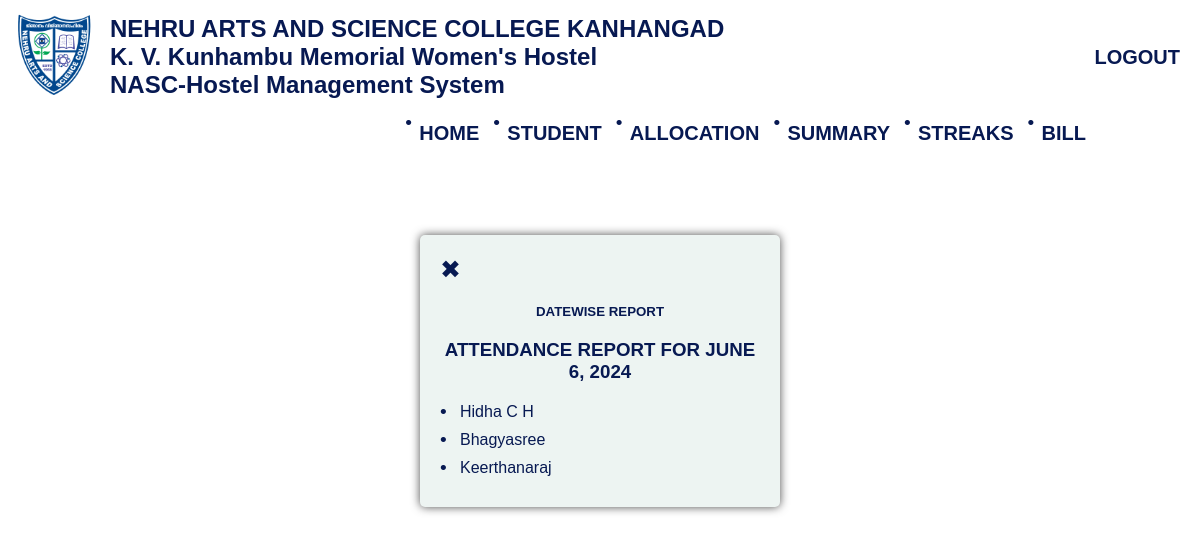
The page /attendance/6/ (signed in) on the database as committed earlier.
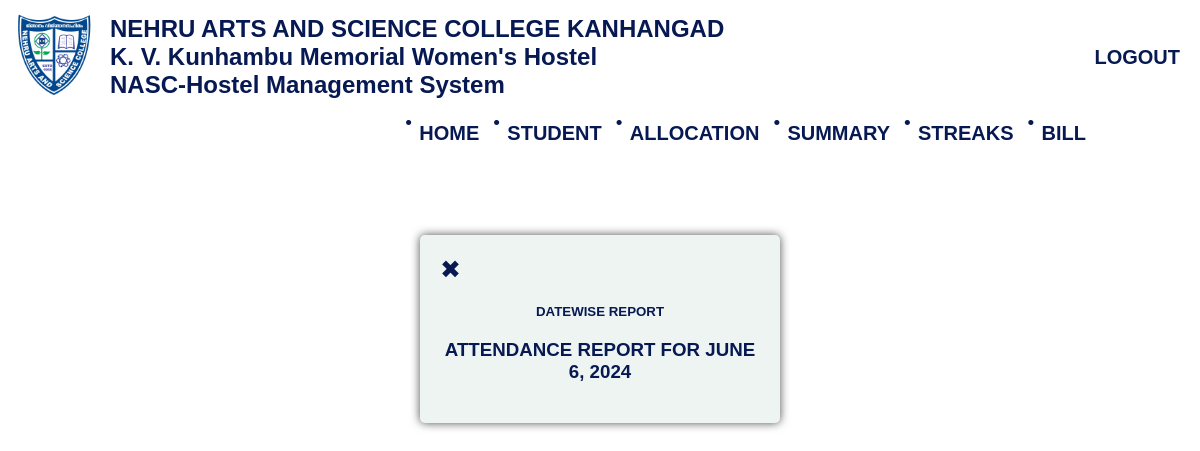
The same page on the database as committed later.
### hostel/models.py (models this page shows, shortened)
class Attendance(models.Model):
    date = models.ForeignKey(AttendanceDate,on_delete=models.CASCADE)
    name = models.ForeignKey(Student,on_delete=models.CASCADE)
    class Meta:
        unique_together = ('date','name')

class Student(models.Model):
    admn_no = models.PositiveIntegerField(unique=True)
    name = models.CharField(max_length=50)
    year_of_admn = models.PositiveSmallIntegerField()
    pgm = models.ForeignKey(Programme, on_delete=models.CASCADE)
    year_choices = [
        (1,'First'),(2,'Second'),(3,'Third'),(4,'Fourth'),(5,'Fifth'),
    ]
    year = models.IntegerField(choices=year_choices)
    dob = models.DateField()
    email = models.EmailField()
    photo = models.ImageField(upload_to="images/")
    contact_regex = RegexValidator(regex=r'^\d{10}$',message="Contact number must be a 10-digit number.")
    contact = models.CharField(validators=[contact_regex], max_length=10)  # Using CharField for contact with max length 10
    parent_name = models.CharField(max_length=50)
    parent_occupation = models.CharField(max_length=100)
    address = models.TextField(max_length=200)
    annual_income = models.PositiveIntegerField()
    date_joined = models.DateField(auto_now_add=True)
    CATEGORY_CHOICES = [
        ('GENERAL', 'GENERAL'),
        ('OBC', 'OBC'),
        ('OEC', 'OEC'),
        ('SC', 'SC'),
        ('ST', 'ST'),
    ]
    category = models.CharField(max_length=20, choices=CATEGORY_CHOICES, default='GENERAL')
    EGRANTZ_CHOICES = [
        (True, 'Yes'),
        (False, 'No'),
    ]
    E_Grantz = models.BooleanField(choices=EGRANTZ_CHOICES)
    def __str__(self):
        return self.name

### hostel/views.py (the view)
# urls.py: path('attendance/<int:date_id>/',views.detailed_attendance, name='attendance_detail'),
@login_required()
def detailed_attendance(request, date_id):
    print(date_id)
    attendance_date = get_object_or_404(AttendanceDate, id=date_id)
    absentees = Attendance.objects.filter(date=attendance_date)
    return render(request, "hostel/attendance_detail.html", {'date': attendance_date, 'absentees': absentees})

### hostel/context_processors.py (called while the page is built)
def group_processor(request):
    if request.user.is_authenticated:
        is_admin_group = request.user.groups.filter(name='admin').exists()
        is_guest_group = request.user.groups.filter(name='guest').exists()  # Adjust as needed
    else:
        is_admin_group = False
        is_guest_group = False
    return {
        'is_admin_group': is_admin_group,
        'is_guest_group': is_guest_group,
    }

### hostel/templates/hostel/attendance_detail.html (shortened to what this page needs)
{% extends 'hostel/base.html' %}
{% load static %}
{% block style %}
<link rel="stylesheet" href="{% static 'styles/attendance_detail.css' %}">
{% endblock %}
{% block content %}
<div class="main">
    <div class="main-block">
        <div class="header-links">
            <a href="{% url 'view_attendance' %}" class="back-link" id="closeBtn">&#10006;</a>
        </div>
        <h5>Datewise Report</h5>
        <h3>Attendance report for {{ date.date }}</h3>
        <ul>
            {% for absentee in absentees %}
                <li>{{ absentee.name }}</li>
            {% endfor %}
        </ul>
    </div>
</div>
{% endblock %}

Rows that differ between the two databases and show on the page:
removed Attendance: name "Hidha C H"
removed Attendance: name "Bhagyasree"
removed Attendance: name "Keerthanaraj"
